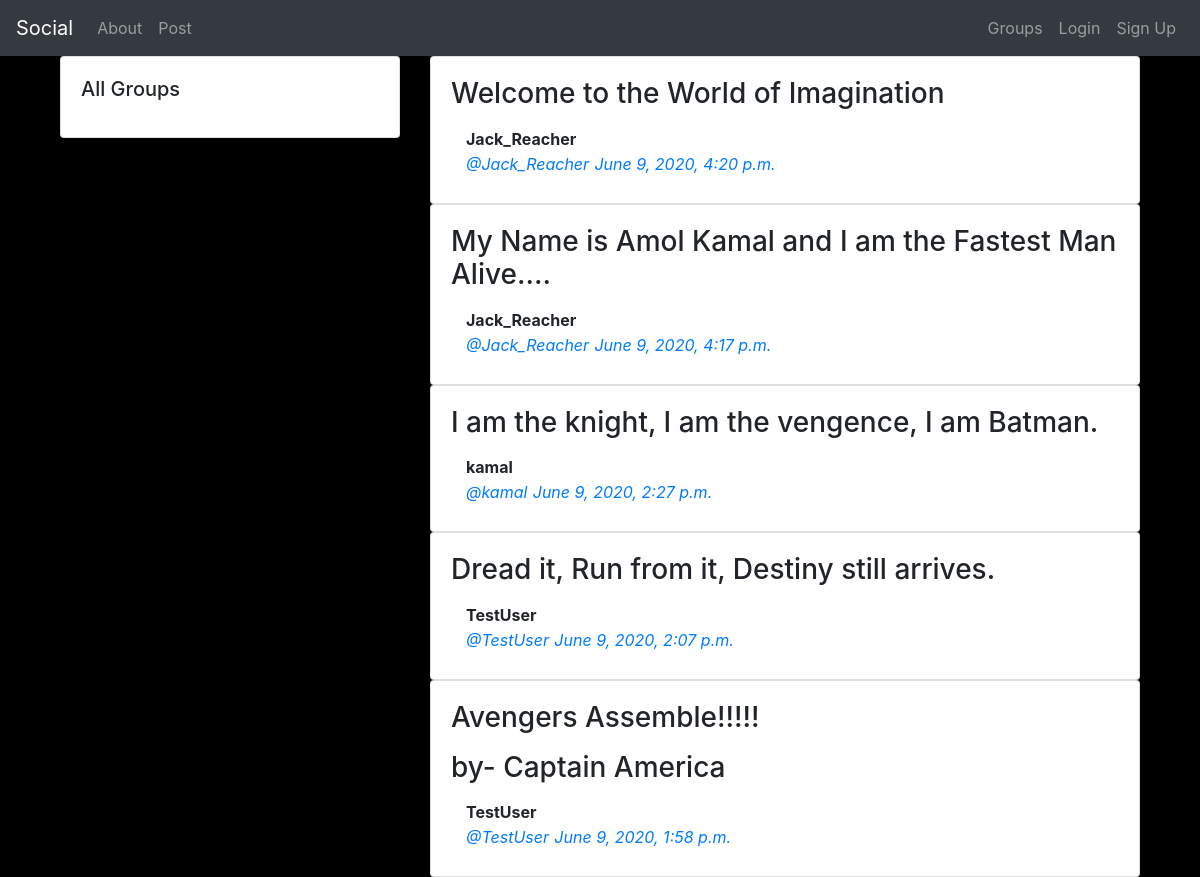
/posts/, run on the app's committed database.
### posts/models.py (models this page shows, shortened)
class Post(models.Model):
    user = models.ForeignKey(User,related_name='posts',on_delete=models.CASCADE)
    created_date = models.DateTimeField(auto_now=True)
    message = models.TextField()
    message_html = models.TextField(editable=False)
    group = models.ForeignKey(Group,related_name='posts',blank=True,null=True,on_delete=models.CASCADE)
    class Meta():
        ordering = ['-created_date']
        unique_together = ['user','message']

### posts/views.py (the view)
# urls.py: path('',views.PostList.as_view(),name='all'),
class PostList(SelectRelatedMixin,generic.ListView):
    model = models.Post
    select_related = ('user','group')

### posts/templates/posts/post_list.html (shortened to what this page needs)
{% extends "posts/post_base.html" %}
{% block prepost %}
<div class="col-md-4">
  <div class="card card-with-shadow">
    <div class="card-body">
      <h5 class="title">All Groups</h5>
    </div>
  </div>
</div>
{% endblock %}
{% block post_content %}
<div class="col-md-8">
  {% for post in post_list %}
    {% include "posts/_post.html" %}
  {% endfor %}
</div>
{% endblock %}

### posts/templates/posts/_post.html (shortened to what this page needs)
<div class="post media card">
  <div class="card-body">
      <h3 class="card-title">{{ post.message_html|safe }}</h3>
      <div class="media-body container">
        <strong>{{post.user.username}}</strong>
        <h5 class="media-heading">
        <span class="username"><a href="{% url 'posts:for_user' username=post.user.username %}">
          <em><small>@{{post.user.username}}</small></em></a>
        </span>
        <time class="time"><a href="{% url 'posts:single' username=post.user.username pk=post.pk %}">
          <em><small>{{post.created_date}}</small></em></a>
        </time>
        </h5>
      </div>
    </div>
</div>

### data on the page
Post: message_html "Welcome to the World of Imagination", user.username "Jack_Reacher", created_date "June 9, 2020, 4:20 p.m."
Post: message_html "My Name is Amol Kamal and I am the Fastest Man Alive....", user.username "Jack_Reacher", created_date "June 9, 2020, 4:17 p.m."
Post: message_html "I am the knight, I am the vengence, I am Batman.", user.username "kamal", created_date "June 9, 2020, 2:27 p.m."
Post: message_html "Dread it, Run from it, Destiny still arrives.", user.username "TestUser", created_date "June 9, 2020, 2:07 p.m."
Post: message_html "Avengers Assemble!!!!! by- Captain America", user.username "TestUser", created_date "June 9, 2020, 1:58 p.m."
